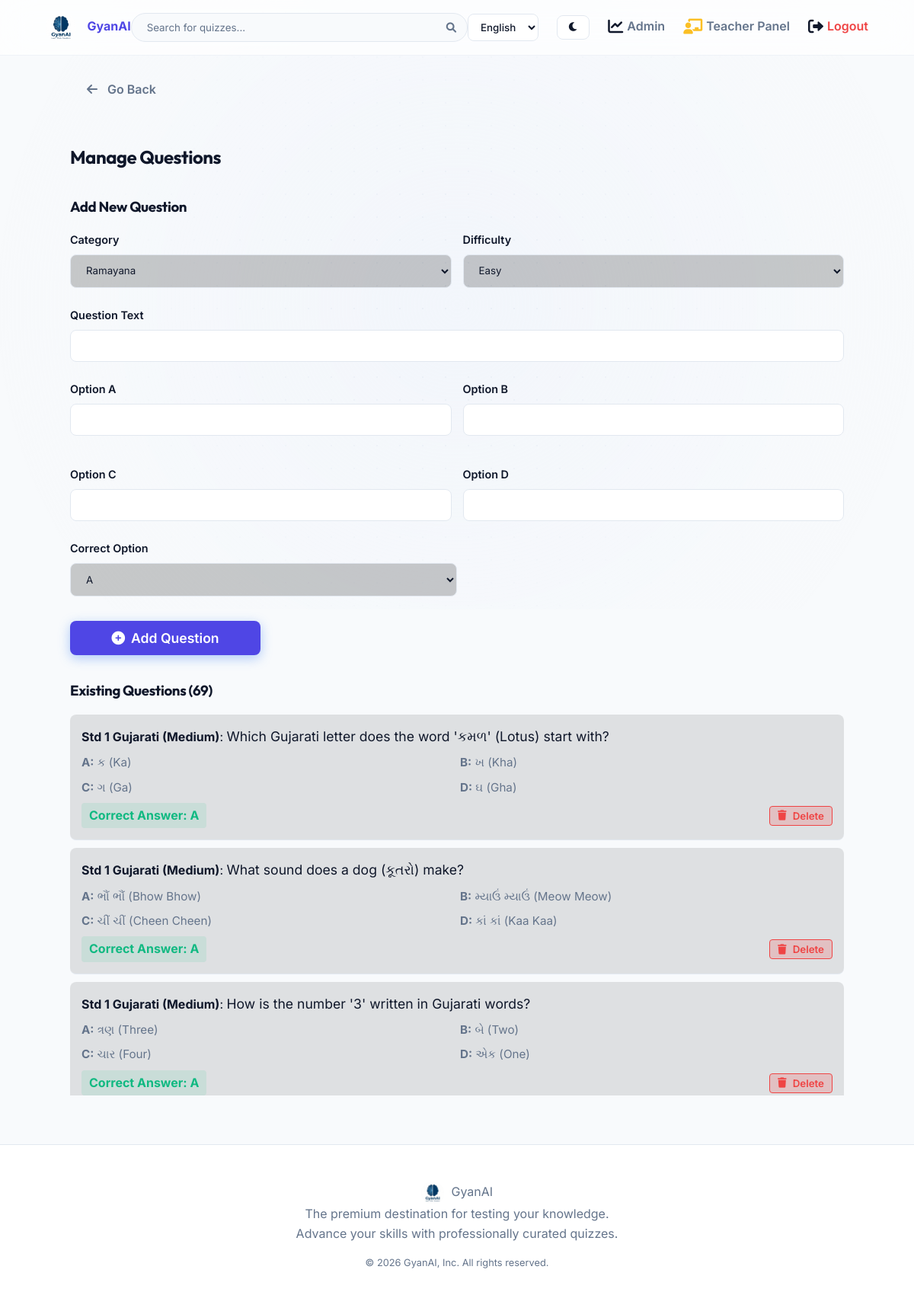
/admin/questions?category_id=469 (signed in), run on the app's committed database.
### qgame/models.py (models this page shows)
class User(db.Model, UserMixin):
    id = db.Column(db.Integer, primary_key=True)
    username = db.Column(db.String(50), unique=True, nullable=False)
    password_hash = db.Column(db.String(255), nullable=False)
    role = db.Column(db.String(20), default='user') # 'user' or 'admin'
    name = db.Column(db.String(100), nullable=False)
    email = db.Column(db.String(150), unique=True, nullable=True)
    mobile = db.Column(db.String(20), nullable=True)
    dob = db.Column(db.String(50), nullable=True)
    country = db.Column(db.String(100), nullable=True)
    state = db.Column(db.String(100), nullable=True)
    city = db.Column(db.String(100), nullable=True)
    age = db.Column(db.Integer, nullable=True)
    gender = db.Column(db.String(20), nullable=True)
    education_level = db.Column(db.String(50), nullable=True)
    board = db.Column(db.String(50), nullable=True)
    standard = db.Column(db.String(50), nullable=True)
    stream = db.Column(db.String(50), nullable=True)
    course = db.Column(db.String(100), nullable=True)
    exam = db.Column(db.String(100), nullable=True)
    college = db.Column(db.String(150), nullable=True)
    department = db.Column(db.String(150), nullable=True)
    semester = db.Column(db.String(50), nullable=True)
    profile_photo = db.Column(db.String(255), nullable=True, default='default.png')
    xp = db.Column(db.Integer, default=0)
    level = db.Column(db.Integer, default=1)
    points = db.Column(db.Integer, default=0)
    coins = db.Column(db.Integer, default=0)
    language = db.Column(db.String(10), default='en')
    active_title_id = db.Column(db.Integer, db.ForeignKey('store_item.id'), nullable=True)
    active_border_id = db.Column(db.Integer, db.ForeignKey('store_item.id'), nullable=True)
    attempts = db.relationship('QuizAttempt', backref='user', lazy=True)
    certificates = db.relationship('Certificate', backref='user', lazy=True)
    badges = db.relationship('UserBadge', backref='user', lazy=True)
    inventory = db.relationship('UserInventory', backref='user', lazy=True)
    active_title = db.relationship('StoreItem', foreign_keys=[active_title_id])
    active_border = db.relationship('StoreItem', foreign_keys=[active_border_id])

class Question(db.Model):
    id = db.Column(db.Integer, primary_key=True)
    category_id = db.Column(db.Integer, db.ForeignKey('category.id'), nullable=True, index=True) # Optional now, for backward compatibility or special topics
    board = db.Column(db.String(50), nullable=True)
    standard = db.Column(db.String(50), nullable=True)
    stream = db.Column(db.String(50), nullable=True)
    subject = db.Column(db.String(100), nullable=True)
    chapter = db.Column(db.String(100), nullable=True)
    topic = db.Column(db.String(100), nullable=True)
    difficulty = db.Column(db.String(20), default='Medium')
    question_en = db.Column(db.Text, nullable=True)
    question_gu = db.Column(db.Text, nullable=True)
    question_hi = db.Column(db.Text, nullable=True)
    option_a_en = db.Column(db.String(255), nullable=True)
    option_b_en = db.Column(db.String(255), nullable=True)
    option_c_en = db.Column(db.String(255), nullable=True)
    option_d_en = db.Column(db.String(255), nullable=True)
    option_a_gu = db.Column(db.String(255), nullable=True)
    option_b_gu = db.Column(db.String(255), nullable=True)
    option_c_gu = db.Column(db.String(255), nullable=True)
    option_d_gu = db.Column(db.String(255), nullable=True)
    option_a_hi = db.Column(db.String(255), nullable=True)
    option_b_hi = db.Column(db.String(255), nullable=True)
    option_c_hi = db.Column(db.String(255), nullable=True)
    option_d_hi = db.Column(db.String(255), nullable=True)
    correct_option = db.Column(db.String(1), nullable=False) # 'A', 'B', 'C', or 'D'
    explanation_en = db.Column(db.Text, nullable=True)
    explanation_gu = db.Column(db.Text, nullable=True)
    explanation_hi = db.Column(db.Text, nullable=True)
    source = db.Column(db.String(255), nullable=True)
    source_type = db.Column(db.String(100), nullable=True)
    verified = db.Column(db.Boolean, default=False)
    created_at = db.Column(db.DateTime, default=datetime.utcnow)
    text = db.Column(db.Text, nullable=True)
    option_a = db.Column(db.String(255), nullable=True)
    option_b = db.Column(db.String(255), nullable=True)
    option_c = db.Column(db.String(255), nullable=True)
    option_d = db.Column(db.String(255), nullable=True)
    explanation = db.Column(db.Text, nullable=True)
    language = db.Column(db.String(10), default='en', index=True)

class Category(db.Model):
    id = db.Column(db.Integer, primary_key=True)
    name = db.Column(db.String(100), unique=True, nullable=False)
    description = db.Column(db.Text, nullable=True)
    education_level = db.Column(db.String(50), nullable=True, index=True)
    board = db.Column(db.String(50), nullable=True, index=True)
    standard = db.Column(db.String(50), nullable=True, index=True)
    course = db.Column(db.String(50), nullable=True, index=True)
    image_filename = db.Column(db.String(255), nullable=True)
    questions = db.relationship('Question', backref='category', lazy=True, cascade="all, delete-orphan")
    attempts = db.relationship('QuizAttempt', backref='category', lazy=True, cascade="all, delete-orphan")

### qgame/app.py (the view, shortened to what this page needs)
@app.route('/admin/questions', methods=['GET', 'POST'])
@login_required
def admin_questions():
    if current_user.role != 'admin':
        return redirect(url_for('user_dashboard'))
    category_id = request.args.get('category_id')
    if category_id:
        questions = Question.query.filter_by(category_id=category_id).all()
    else:
        questions = Question.query.all()
    categories = Category.query.all()
    return render_template('admin/questions.html', questions=questions, categories=categories)

### qgame/templates/admin/questions.html (shortened to what this page needs)
{% extends 'base.html' %}
{% block content %}
<div style="padding: 2rem;">
    <h2>Manage Questions</h2>
    <div class="glass-panel" style="margin-top: 2rem; margin-bottom: 2rem;">
        <h3>Add New Question</h3>
        <form method="POST" action="{{ url_for('admin_questions') }}" style="margin-top: 1rem;">
            <div style="display: grid; grid-template-columns: 1fr 1fr; gap: 15px;">
                <div class="form-group">
                    <label>Category</label>
                    <select name="category_id" class="form-control" required style="background: rgba(0,0,0,0.2);">
                        {% for cat in categories %}
                            <option value="{{ cat.id }}">{{ cat.name }}</option>
                        {% endfor %}
                    </select>
                </div>
                <div class="form-group">
                    <label>Difficulty</label>
                    <select name="difficulty" class="form-control" required style="background: rgba(0,0,0,0.2);">
                        <option value="Easy">Easy</option>
                    </select>
                </div>
            </div>
            <div class="form-group">
                <label>Question Text</label>
                <input type="text" name="text" class="form-control" required>
            </div>
            <div style="display: grid; grid-template-columns: 1fr 1fr; gap: 15px;">
                <div class="form-group"><label>Option A</label><input type="text" name="option_a" class="form-control" required></div>
                <div class="form-group"><label>Option B</label><input type="text" name="option_b" class="form-control" required></div>
                <div class="form-group"><label>Option C</label><input type="text" name="option_c" class="form-control" required></div>
                <div class="form-group"><label>Option D</label><input type="text" name="option_d" class="form-control" required></div>
            </div>
            <div class="form-group" style="width: 50%;">
                <label>Correct Option</label>
                <select name="correct_option" class="form-control" required style="background: rgba(0,0,0,0.2);">
                    <option value="A">A</option>
                </select>
            </div>
            <div style="margin-top: 2rem;">
                <button type="submit" class="btn btn-primary" style="width: 100%; max-width: 250px; padding: 12px; font-size: 1.1rem; display: flex; align-items: center; justify-content: center; gap: 8px; box-shadow: 0 4px 15px rgba(59, 130, 246, 0.4);">
                    <i class="fas fa-plus-circle"></i> Add Question
                </button>
            </div>
        </form>
    </div>
    <div class="glass-panel">
        <h3>Existing Questions ({{ questions|length }})</h3>
        <div style="margin-top: 1rem; max-height: 500px; overflow-y: auto;">
            {% for q in questions %}
                <div style="padding: 15px; border-bottom: 1px solid var(--border); background: rgba(0,0,0,0.1); border-radius: 8px; margin-bottom: 10px;">
                    <div style="margin-bottom: 8px;">
                        <strong>{{ q.category.name }} ({{ q.difficulty }})</strong>: <span style="font-size: 1.1rem;">{{ q.text }}</span>
                    </div>
                    <div style="display: grid; grid-template-columns: 1fr 1fr; gap: 8px; font-size: 0.95rem; color: var(--text-secondary); margin-bottom: 8px;">
                        <div><strong>A:</strong> {{ q.option_a }}</div>
                        <div><strong>B:</strong> {{ q.option_b }}</div>
                        <div><strong>C:</strong> {{ q.option_c }}</div>
                        <div><strong>D:</strong> {{ q.option_d }}</div>
                    </div>
                    <div style="display: flex; justify-content: space-between; align-items: center;">
                        <span style="color: var(--success); font-weight: bold; background: rgba(16, 185, 129, 0.1); padding: 4px 10px; border-radius: 4px;">Correct Answer: {{ q.correct_option }}</span>
                        <form action="{{ url_for('delete_question', question_id=q.id) }}" method="POST" onsubmit="return confirm('Are you sure you want to delete this question?');">
                            <button type="submit" class="btn btn-sm btn-danger" style="background: rgba(239, 68, 68, 0.2); border: 1px solid var(--danger); color: var(--danger); padding: 4px 10px; border-radius: 4px; cursor: pointer;">
                                <i class="fas fa-trash"></i> Delete
                            </button>
                        </form>
                    </div>
                </div>
            {% endfor %}
        </div>
    </div>
</div>
{% endblock %}

### qgame/templates/base.html (shortened to what this page needs)
<!DOCTYPE html>
<html lang="en">
<head>
    <link rel="stylesheet" href="{{ url_for('static', filename='css/style.css') }}?v=2.3">
    <link rel="stylesheet" href="https://cdnjs.cloudflare.com/ajax/libs/font-awesome/6.0.0/css/all.min.css">
</head>
<body>
    <div class="dynamic-bg"></div>
    {% block navbar %}
    <nav class="navbar">
        <a href="{{ url_for('index') }}" class="logo">
            <img src="{{ url_for('static', filename='images/logo.png') }}" alt="GyanAI Logo" style="height: 40px; border-radius: 50%; vertical-align: middle;">
            <span style="margin-left: 10px; font-weight: 700;">GyanAI</span>
        </a>
        {% if current_user.is_authenticated %}
        <form action="{{ url_for('search') }}" method="GET" class="search-bar-container" style="margin: 0; padding: 0; position: relative;">
            <input type="text" name="q" class="search-bar" placeholder="{{ _('Search for quizzes...') }}" required>
            <button type="submit" style="position: absolute; right: 15px; top: 50%; transform: translateY(-50%); background: none; border: none; cursor: pointer; color: var(--text-secondary); padding: 0;">
                <i class="fas fa-search"></i>
            </button>
        </form>
        {% endif %}
        <div class="nav-links" style="display: flex; align-items: center; gap: 1.5rem;">
            {% set active_lang = current_user.language if current_user.is_authenticated else session.get('lang', 'en') %}
            <select onchange="window.location.href='/set_language/'+this.value" style="padding: 8px 12px; border-radius: 8px; background: rgba(255,255,255,0.5); backdrop-filter: blur(5px); color: var(--text-primary); border: 1px solid var(--border); font-family: 'Inter', sans-serif; font-weight: 500; cursor: pointer; transition: all 0.3s ease;">
                <option value="en" {% if active_lang == 'en' %}selected{% endif %}>English</option>
            </select>
            <button id="darkModeToggle" class="btn" style="background: rgba(255,255,255,0.5); backdrop-filter: blur(5px); color: var(--text-primary); border: 1px solid var(--border); padding: 8px 14px; border-radius: 8px; cursor: pointer; transition: all 0.3s ease;">
                <i class="fas fa-moon"></i>
            </button>
            {% if current_user.is_authenticated %}
                {% if current_user.role in ['admin', 'teacher'] %}
                    {% if current_user.role == 'admin' %}
                    <a href="{{ url_for('admin_dashboard') }}" style="transition: transform 0.3s ease;"><i class="fas fa-chart-line nav-icon"></i> {{ _('Admin') }}</a>
                    {% endif %}
                    <a href="{{ url_for('teacher_dashboard') }}" style="transition: transform 0.3s ease;"><i class="fas fa-chalkboard-teacher nav-icon" style="color: #fbbf24;"></i> {{ _('Teacher Panel') }}</a>
                {% endif %}
                <a href="{{ url_for('logout') }}" style="color: var(--danger); transition: transform 0.3s ease;" onclick="return confirm('{{ _('Are you sure you want to log out?') }}');"><i class="fas fa-sign-out-alt nav-icon"></i> {{ _('Logout') }}</a>
            {% endif %}
        </div>
    </nav>
    {% endblock %}
    <main class="page-fade-in">
        {% if request.endpoint not in ['index', 'login', 'register', 'user_dashboard', 'admin_dashboard'] %}
        <div style="max-width: 1200px; margin: 0 auto 1.5rem; padding: 0 5%;">
            {% if request.endpoint in ['quiz_result', 'take_quiz', 'submit_quiz'] %}
            <a href="{{ url_for('user_dashboard') }}" class="btn" style="background: transparent; color: var(--text-secondary); padding: 0; font-weight: 600; width: auto; border: none; font-size: 1rem; text-decoration: none; display: inline-flex; align-items: center;">
                <i class="fas fa-arrow-left" style="margin-right: 5px;"></i> Go to Dashboard
            </a>
            {% else %}
            <button onclick="history.back()" class="btn" style="background: transparent; color: var(--text-secondary); padding: 0; font-weight: 600; width: auto; border: none; font-size: 1rem; display: inline-flex; align-items: center;">
                <i class="fas fa-arrow-left" style="margin-right: 5px;"></i> Go Back
            </button>
            {% endif %}
        </div>
        {% endif %}
        {% block content %}{% endblock %}
    </main>
    <footer>
        <div class="footer-logo">
            <img src="{{ url_for('static', filename='images/logo.png') }}" alt="GyanAI Logo" style="height: 30px; border-radius: 50%; vertical-align: middle; margin-right: 5px;"> GyanAI
        </div>
        <p class="text-muted" style="margin-bottom: 1rem;">The premium destination for testing your knowledge.<br>Advance your skills with professionally curated quizzes.</p>
        <p class="text-muted" style="font-size: 0.8rem;">&copy; 2026 GyanAI, Inc. All rights reserved.</p>
    </footer>
</body>
</html>

### data on the page
User: language "English"
Question: category.name "Std 1 Gujarati", difficulty "Medium", text "Which Gujarati letter does the word 'કમળ' (Lotus) start with?", option_a "ક (Ka)", option_b "ખ (Kha)", option_c "ગ (Ga)", option_d "ઘ (Gha)", correct_option "A"
Question: category.name "Std 1 Gujarati", difficulty "Medium", text "What sound does a dog (કૂતરો) make?", option_a "ભૌં ભૌં (Bhow Bhow)", option_b "મ્યાઉં મ્યાઉં (Meow Meow)", option_c "ચીં ચીં (Cheen Cheen)", option_d "કાં કાં (Kaa Kaa)", correct_option "A"
Question: category.name "Std 1 Gujarati", difficulty "Medium", text "How is the number '3' written in Gujarati words?", option_a "ત્રણ (Three)", option_b "બે (Two)", option_c "ચાર (Four)", option_d "એક (One)", correct_option "A"

### other printed values
{{ questions|length }} "69"
form field category_id "Ramayana"
